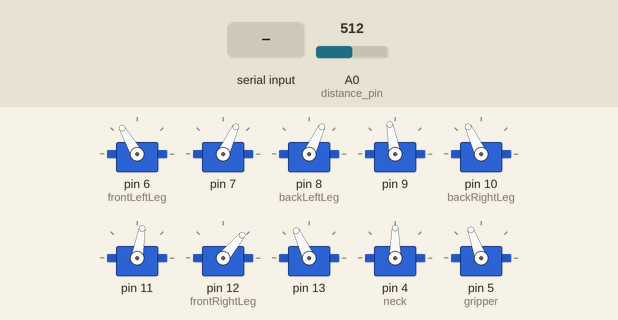
Recording of a sketch running on a simulated Arduino Uno, built with avr-gcc and run on an emulated ATmega328P. Parts: 10 × servo. Inputs (shaded band) come from the test bench; at power-on: A0 (distance_pin) = 512.

Above: at 1.2 s.
1.3 s: A0 (distance_pin) set to 341
2.8 s: A0 (distance_pin) set to 305
At 3.27 s:
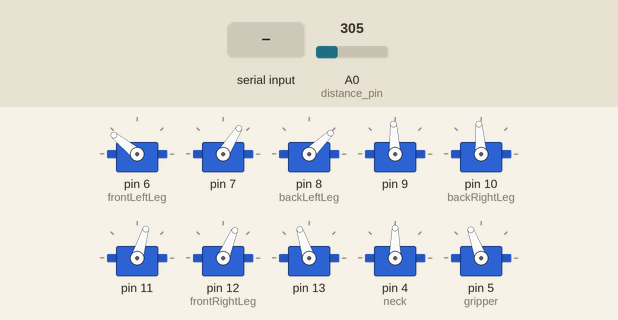
At 3.89 s:
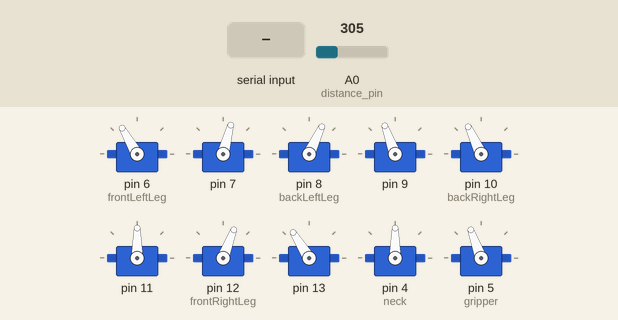
5.8 s: "b" received over Serial
At 6.04 s:
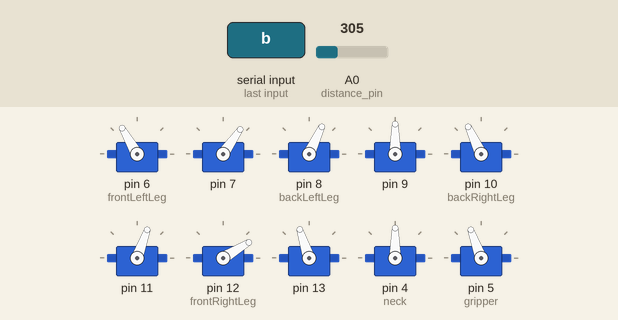
8.8 s: "d" received over Serial
At 9.12 s:
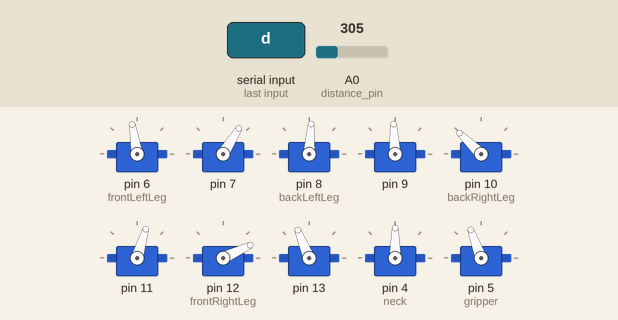
11.8 s: "l" received over Serial
14.8 s: "r" received over Serial
Timing chart, 0 to 21.5 s (numbered marks = the images above; inputs shaded):
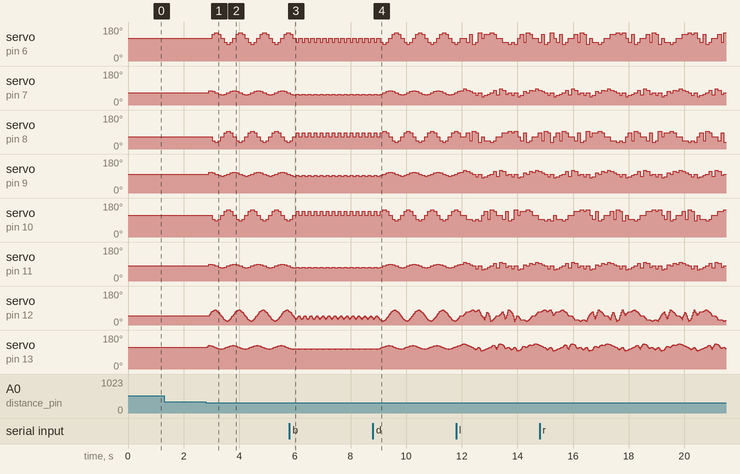

The sketch:

Turtle_Sharp_BT.ino
```cpp
#define CLOSE 160
#define OPEN 110

#include <Servo.h>


int simpleCount;
int headTimer;
Servo neck, gripper;
const int distance_pin = A0;
int command, nextcommand;
int mode = 0;

// ------------------------- Legs -----------------------------
const int loopRestart = 10;
class Leg {
public:
  Leg(int shoulderCenter, char shoulderSign, int kneeCenter, int kneeSign)
:
    shoulderCenter_(shoulderCenter)
      , shoulderSign_(shoulderSign)
        , kneeCenter_(kneeCenter)
          , kneeSign_(kneeSign)
          {
          }

  void attach(int shoulderPin, int kneePin) {
    shoulder_.attach(shoulderPin);
    knee_.attach(kneePin);
  }

  int getShoulderDelta() {
    return shoulderSign_ * shoulder_.read() - shoulderCenter_;
  }
  int getKneeDelta() {
    return kneeSign_ * knee_.read() - kneeCenter_;
  }

  void set(int shoulderDelta, int kneeDelta) {
    int shoulderTarget = shoulderCenter_ + shoulderSign_ * shoulderDelta;

    shoulder_.write(shoulderTarget);

    int kneeTarget = kneeCenter_ + kneeSign_ * kneeDelta;
    knee_.write(kneeTarget);
  }

  void setKnee(int kneeDelta) {
    int kneeTarget = kneeCenter_ + kneeSign_ * kneeDelta;
    knee_.write(kneeTarget);


  }

  void setTarget(int shoulderTarget, int kneeTarget, int delay)
  {
    shoulderTarget_ = shoulderTarget;
    shoulderV_ = ((float)shoulderTarget - getShoulderDelta()) / delay;
    kneeTarget_ = kneeTarget;
    kneeV_ = ((float)kneeTarget - getKneeDelta()) / delay;

    //Serial.println(headTimer);

    targetTime_ = millis() + delay;
  }

  bool ease()
  {
    unsigned long curTime = millis();
    if (curTime >= targetTime_) {
      set(shoulderTarget_, kneeTarget_);
      return true;
    }

    set(shoulderTarget_ - shoulderV_ * (targetTime_ - curTime), kneeTarget_ - kneeV_ * (targetTime_ - curTime));
    return false;
  }

private:
  Servo shoulder_;
  Servo knee_;
  const int shoulderCenter_;
  const char shoulderSign_;
  const int kneeCenter_;
  const char kneeSign_;

  float shoulderV_;
  float kneeV_;
  int shoulderTarget_;
  int kneeTarget_;
  unsigned long targetTime_;
  // int headTimer;
};

// Counterclockwise from front right leg.
// Initial position is should be calibrated to approximately perpendicular to movement axis.

Leg legs[4] = {
  Leg(50, +1, 115, +1), Leg(120, -1, 65, -1), Leg(65, -1, 100, +1), Leg(115, 1, 80, -1)};
Leg& frontRightLeg = legs[0];
Leg& frontLeftLeg = legs[1];
Leg& backLeftLeg = legs[2];
Leg& backRightLeg = legs[3];


void easeAllLegs()
{
  while(true) {
    delay(15);
    if (legs[0].ease() && legs[1].ease() && legs[2].ease() && legs[3].ease()) {
      break;
    }
  }
}

void resetAllLegs()
{
  for (int i = 0; i < 4; ++i) {
    legs[i].set(0, 0);
  }
}

// ------------------------- Movement ----------------------------

// Equal interval sin table:
const int NUM_STEPS = 8;
const float CIRCLE[NUM_STEPS] = {
  0, 0.71, 1.0, 0.71, 0, -0.71, -1.0, -0.71};

int wrapAround(int i)
{
  if (i >= NUM_STEPS) {
    return i - NUM_STEPS;
  }
  if (i < 0) {
    return i + NUM_STEPS;
  }
  return i;
}

struct LegAngles {
  int shoulder;
  int knee;
};

class Movement
{
public:
  Movement(const LegAngles* legsAmplitudes)
:
    step_(0), legsAmplitudes_(legsAmplitudes)
    {
    }

  void reset() {
    step_ = 0;
  }

  void performStep(int delay_, int stepIncrement)
  {
    if (headTimer == loopRestart) {
      //  headLoop();
      //  headTimer = 0;
    }
    else{
      headTimer++;
    }

    for (int iLeg = 0; iLeg < 4; ++iLeg) {
      legs[iLeg].setTarget(CIRCLE[step_]*legsAmplitudes_[iLeg].shoulder, CIRCLE[wrapAround(step_ + NUM_STEPS/4)]*legsAmplitudes_[iLeg].knee, delay_);
    }

    easeAllLegs();

    step_ = wrapAround(step_ + stepIncrement);
  }

private:
  char step_;
  const LegAngles* legsAmplitudes_;
};


LegAngles FORWARD_AMPLITUDES[4] = {
  {
    30, 10  }
  , {
    -30, -10  }
  , {
    30, 10  }
  , {
    -30, -10  }
};
Movement forward(FORWARD_AMPLITUDES);

LegAngles LEFT_TURN_AMPLITUDES[4] = {
  {
    30, 20  }
  , {
    30, -20  }
  , {
    -30, 20  }
  , {
    -30, -20  }
};
Movement leftTurn(LEFT_TURN_AMPLITUDES);

void turnDegrees(int degrees) {
  const int DEGREES_PER_STEP = 6;

  degrees = degrees % 360;
  if (degrees > 180) degrees -= 360;
  else if (degrees < -180) degrees += 360;

  int stepIncrement = degrees > 0 ? +1 : -1;
  for (degrees = abs(degrees); degrees > 0; degrees -= DEGREES_PER_STEP) {
    leftTurn.performStep(100, stepIncrement);
  }
}

void moveCm(int cm) {
  const float MM_PER_STEP = 1.3;
  int stepIncrement = cm > 0 ? +1 : -1;
  for (int mm = abs(cm) * 10; mm > 0; mm -= MM_PER_STEP) {
    forward.performStep(100, stepIncrement);
  }
}

void backpedal(int delay_, int numSteps) {
  static const LegAngles leftAmplitudes = {
    30, 40  };
  static const LegAngles rightAmplitudes = {
    -35, -40  };

  frontLeftLeg.set(80, 0);
  frontRightLeg.set(80, 0);

  delay(200);

  int step = 0;
  for (int i = 0; i < numSteps; ++i) {
    backLeftLeg.setTarget(CIRCLE[step]*leftAmplitudes.shoulder, CIRCLE[wrapAround(step + NUM_STEPS/4)]*leftAmplitudes.knee, delay_);
    backRightLeg.setTarget(CIRCLE[step]*rightAmplitudes.shoulder, CIRCLE[wrapAround(step + NUM_STEPS/4)]*rightAmplitudes.knee, delay_);

    while(true) {
      delay(15);
      if (backLeftLeg.ease() && backRightLeg.ease()) {
        break;
      }
    }

    step = wrapAround(step - 1);
  }
}

class Head {
public:
  Head() :
  MAX_DIST_CM(100) {
  }

  void attach(int triggerPin, int headPin) {
    //  sonar_ = new NewPing(triggerPin, headPin, MAX_DIST_CM);
  }

  int distCm() {
    //    int dist = sonar_->convert_cm(sonar_->ping_median(5));
    //     return (dist == NO_ECHO) ? MAX_DIST_CM : dist;
  }

  ~Head() {
    //     delete sonar_;
  }
private:
  const int MAX_DIST_CM;
  //  NewPing* sonar_;
};

class Jaw {
public:
  void attach(int pin) {
    servo_.attach(pin);
  }

  void open() {
    servo_.write(108);
  }

  void close() {
    servo_.write(75);
  }

private:
  Servo servo_;
};

Jaw jaw;
Head head;

const char BUMP_SENSOR_PIN = 0;

volatile int fwdDist = 100;
volatile int floorDist = 0;
volatile bool foundBall = false;
volatile bool isOff = false;


void bumpSensorLoop() {
  unsigned long curTime = millis();
  if (foundBall == true) {
    return;
  }

  if (digitalRead(BUMP_SENSOR_PIN) == 0) {
    foundBall = true;
    //Serial.println("FOUND!");
  }
}

void catchBall() {
  //Serial.println("CATCH!");

  frontRightLeg.setKnee(30);
  frontLeftLeg.setKnee(30);
  delay(100);

  jaw.close();
  delay(100);

  moveCm(-5);

  for (int i = 0; i < 100; ++i) {
    delay(100);
    if (fwdDist < 10) {
      jaw.open();
      delay(500);
      break;
    }
  }

  jaw.open();

  resetAllLegs();
}

int getDist(){
  int dist = 1023 - analogRead(distance_pin);
  //Serial.println(dist);
  return dist;
}

int ReadCommand() {
  int result = -1;
  if (Serial.available()) {
    result = Serial.read();
  }
  return result;
}

void Test() {
 resetAllLegs();
 forward.performStep(100, 1);
}

void setup() {
  Serial.begin(9600);
  //Serial2.begin(9600);

  pinMode(distance_pin, INPUT);

  frontLeftLeg.attach(6, 7); // 6 - плечо, 7 - колено
  backLeftLeg.attach(8, 9);
  backRightLeg.attach(10, 11);
  frontRightLeg.attach(12, 13);
  resetAllLegs();

  neck.attach(4);
  neck.write(90);

  gripper.attach(5);
  gripper.write(OPEN);

  nextcommand = ReadCommand();
}

void loop() {
  command = nextcommand;
  //forward.performStep(100, 1); return;

  do {
    switch (command) {
      case 'c': mode = 1; break;
      case 'd': mode = 0; break;
      case 'b': forward.performStep(100, -1); break;
      case 'l': turnDegrees(10); break;
      case 'r': turnDegrees(-10); break;
      case 'f': forward.performStep(100, 1); break;
      case 'g': gripper.write(CLOSE); break;
      case 'h': gripper.write(OPEN); break;
    }
    nextcommand = ReadCommand();
    if (mode == 0) {
      if (getDist() < 700) {
      //  turnDegrees(-20);

      }
      else {
        forward.performStep(100, 1);
      }
    }
  } while (nextcommand==-1);

  /*if (mode == 0) {
    if (getDist() < 700) {
      turnDegrees(-20);
    }
    else {
      forward.performStep(100, 1);
    }
  }*/

}
```

Measured:
- the behaviour switches between 324 and 323 on A0 (distance_pin) (found by bisection; images 0 and 1)
- after the input at 1.3 s, every drawn part: stays the same
